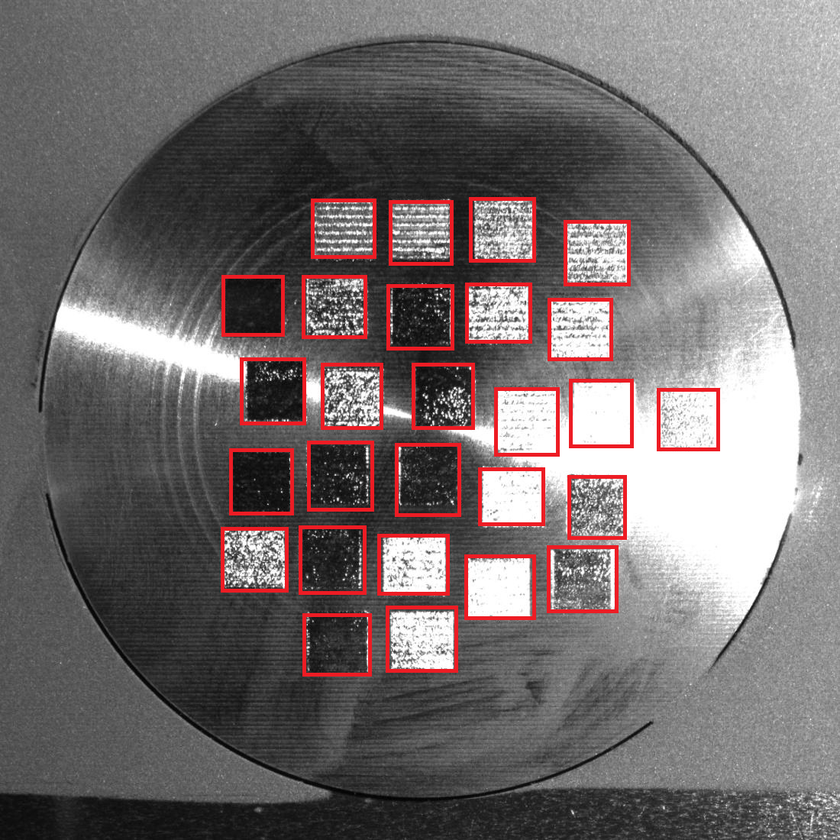
#> input picture ground/NakedTop01.png, 840 x 840 px, shrunk from 1100 x 1100 before the run, found by its file name; its folder holds only this picture in this run
$ python RedSquares.py
#> lines starting #> are read from the running program, lines starting #| are printed output that depends on the picture; after the words box and inside, x2 and y2 are one past the last pixel; in counts of white or black regions, pixels touching at a corner belong together
import cv2
import numpy as np
import matplotlib.pyplot as plt
import os

def load_and_process_image(image_path):
    """Load and process image for red square detection"""
    image = cv2.imread(image_path)
#> image is the input picture: shape (840, 840, 3); mean B, G, R 109.5, 109.2, 116.8
    if image is None:
        raise ValueError(f"Could not load image")
    return image

def detect_red_squares(image, min_area=100, max_area=10000):
    """Detect red squares and return their coordinates"""
#> called with min_area = 100, max_area = 10000
    lower_red = np.array([0, 0, 150])
    upper_red = np.array([100, 100, 255])
    red_mask = cv2.inRange(image, lower_red, upper_red)
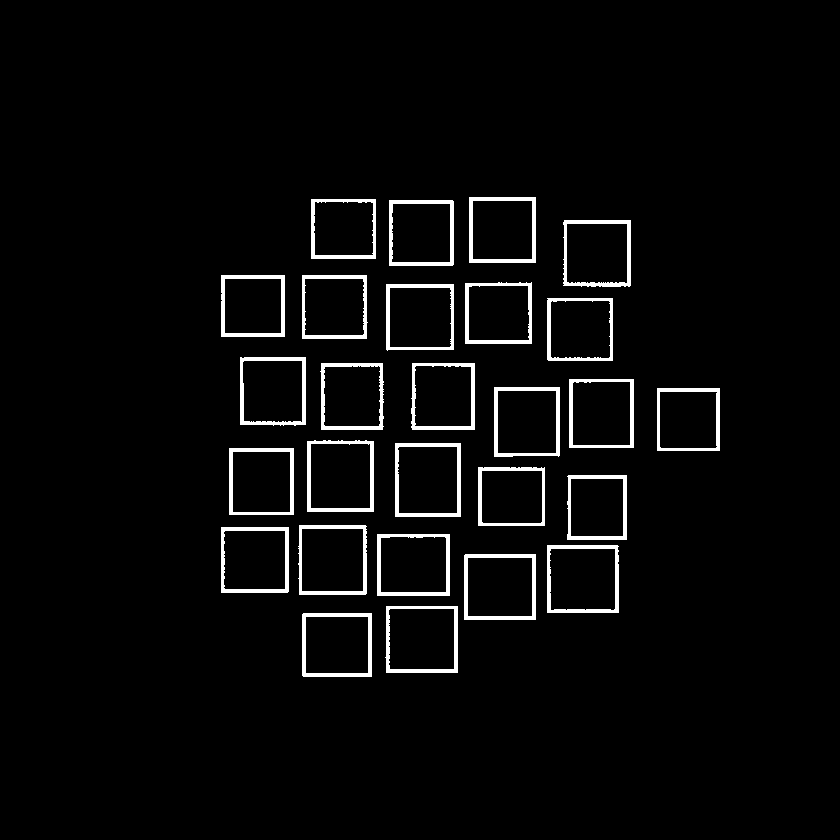
#> red_mask: shape (840, 840); 3.6% white; 27 white regions

    contours, _ = cv2.findContours(red_mask, cv2.RETR_EXTERNAL, cv2.CHAIN_APPROX_SIMPLE)
#> contours = 27 contours; largest, box (x1, y1, x2, y2) and area: (547, 545, 619, 613) 4748, (395, 443, 461, 517) 4745, (385, 606, 458, 673) 4687, (307, 440, 374, 512) 4637, (298, 525, 367, 595) 4618

    squares = []
    for contour in contours:
        area = cv2.contourArea(contour)
        if min_area < area < max_area:
            peri = cv2.arcLength(contour, True)
            approx = cv2.approxPolyDP(contour, 0.04 * peri, True)

            if len(approx) >= 4:
                x, y, w, h = cv2.boundingRect(contour)
                aspect_ratio = float(w)/h

                if 0.7 < aspect_ratio < 1.3:
                    squares.append({
                        'bbox': (x, y, w, h),
                        'contour': contour
                    })
#> this loop made 27 passes
#> (area, peri, approx, x, y, w, h, aspect_ratio) on passes 1 to 7: (4346, 262.8, [[302, 614], [303, 676], [371, 676], [371, 613]], 302, 613, 70, 64, 1.09), (4687, 274.8, [[386, 606], [386, 672], [457, 672], [457, 606]], 385, 606, 73, 67, 1.09), (4614.5, 271.4, [[464, 555], [464, 619], [535, 619], [535, 554]], 464, 554, 72, 66, 1.09), (4748.5, 277.9, [[547, 545], [547, 612], [618, 612], [617, 545]], 547, 545, 72, 68, 1.06), (4392, 266, [[377, 534], [377, 595], [449, 595], [449, 534]], 377, 534, 73, 62, 1.18), (4354.5, 263.4, [[221, 527], [221, 592], [288, 591], [288, 527]], 221, 527, 68, 66, 1.03), (4618, 280.8, [[299, 525], [299, 594], [365, 594], [366, 526]], 298, 525, 69, 70, 0.986)
#> after the loop, squares = 27 items

    return squares

def visualize_detections(image_path, save_visualization=False):
    """Visualize and return the detected red squares"""
    image = load_and_process_image(image_path)
    squares = detect_red_squares(image)
#> squares = 27 items
    result_image = image.copy()

    coordinates = []
    for i, square in enumerate(squares, 1):
        x, y, w, h = square['bbox']
        coordinates.append((x, y, w, h))
        cv2.rectangle(result_image, (x, y), (x+w, y+h), (0, 255, 0), 2)
        cv2.putText(result_image, str(i), (x, y-5), cv2.FONT_HERSHEY_SIMPLEX, 0.5, (0, 255, 0), 2)
#> this loop made 27 passes
#> (x, y, w, h) on passes 1 to 12: (302, 613, 70, 64), (385, 606, 73, 67), (464, 554, 72, 66), (547, 545, 72, 68), (377, 534, 73, 62), (221, 527, 68, 66), (298, 525, 69, 70), (567, 475, 60, 65), (478, 467, 67, 59), (229, 448, 65, 67), (395, 443, 66, 74), (307, 440, 67, 72)
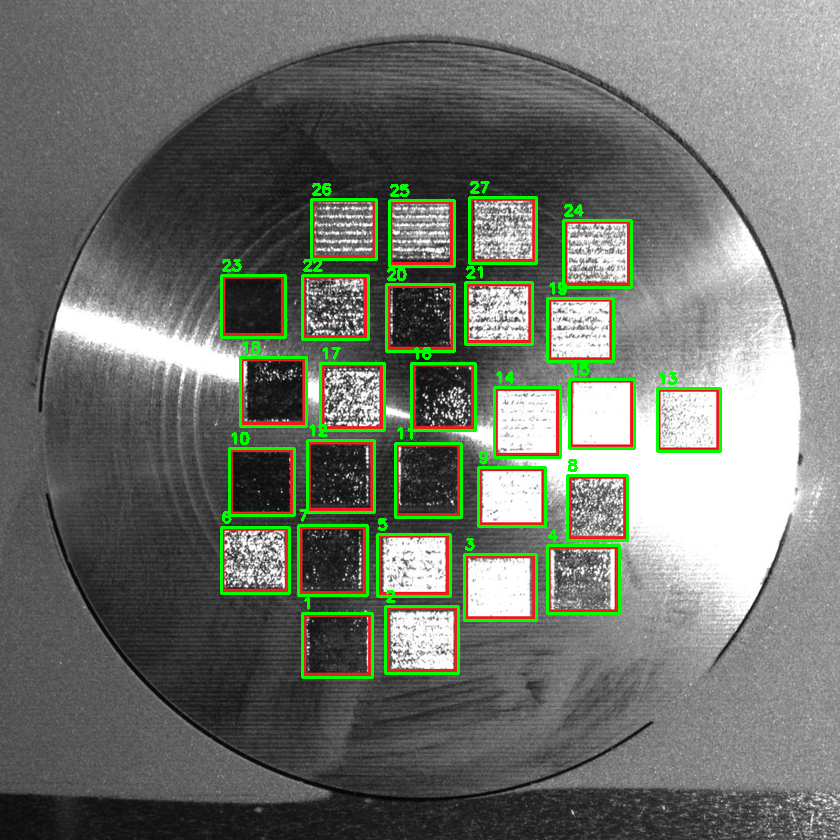
#> result_image: shape (840, 840, 3); 3.46% of pixels changed, all inside (x1, y1, x2, y2) = (220, 181, 722, 679)
#> after the loop, coordinates = 27 items, first 6: (302, 613, 70, 64), (385, 606, 73, 67), (464, 554, 72, 66), (547, 545, 72, 68), (377, 534, 73, 62), (221, 527, 68, 66)

    plt.figure(figsize=(15, 10))

    plt.subplot(121)
    plt.imshow(cv2.cvtColor(image, cv2.COLOR_BGR2RGB))
    plt.title('Original Image')
    plt.axis('off')

    plt.subplot(122)
    plt.imshow(cv2.cvtColor(result_image, cv2.COLOR_BGR2RGB))
    plt.title(f'Detected Red Squares (Total: {len(squares)})')
    plt.axis('off')

    if save_visualization:
        base_name = os.path.splitext(os.path.basename(image_path))[0]
        plt.savefig(f'visualizations/{base_name}_detection.png')
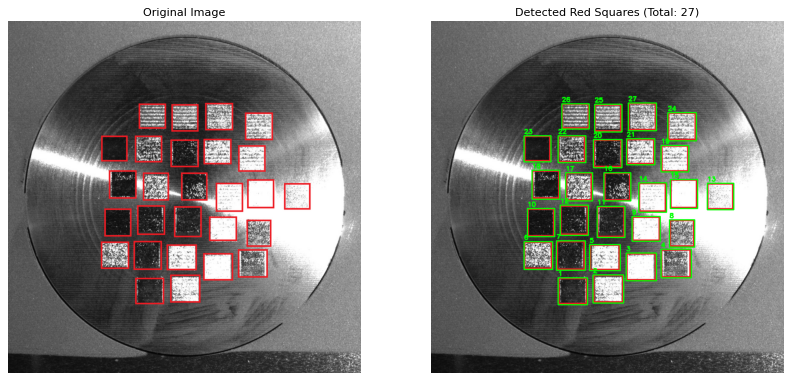
#> figure drawn by matplotlib, 2 panels

    plt.show()

    return coordinates

def process_all_images():
    """Process all images and generate ground truth data"""
    # Use the correct base path and file extension
    base_path = r"C:\Users\dunke\Desktop\CSCE5222_Project\Image\ground"

    # Create visualizations directory if it doesn't exist
    os.makedirs('visualizations', exist_ok=True)

    all_ground_truths = {}

    # Process each image
    for i in range(1, 21):
        image_name = f"NakedTop{i:02d}.png"  # Changed to .png
        image_path = os.path.join(base_path, image_name)

        print(f"\nProcessing image: {image_name}")

        try:
            coordinates = visualize_detections(image_path, save_visualization=True)
            all_ground_truths[image_name] = coordinates

            # Print coordinates in a format ready for ground truth
            print(f"\nGround truth for {image_name}:")
            print("ground_truth_squares = [")
            for x, y, w, h in coordinates:
                print(f"    ({x}, {y}, {w}, {h}),")
            print("]\n")

        except Exception as e:
            print(f"Error processing {image_name}: {str(e)}")

    # Generate complete ground truth file
    generate_ground_truth_file(all_ground_truths)

def generate_ground_truth_file(all_ground_truths):
    """Generate a Python file containing all ground truths"""
    with open('ground_truths.py', 'w') as f:
        f.write("# Ground truth coordinates for all images\n\n")
        f.write("ground_truths = {\n")

        for image_name, coordinates in all_ground_truths.items():
            f.write(f"    '{image_name}': [\n")
            for x, y, w, h in coordinates:
                f.write(f"        ({x}, {y}, {w}, {h}),\n")
            f.write("    ],\n")
#> this loop made 1 pass
#> image_name on pass 1: 'NakedTop01.png'

        f.write("}\n")

def main():
    process_all_images()

if __name__ == "__main__":
    main()
